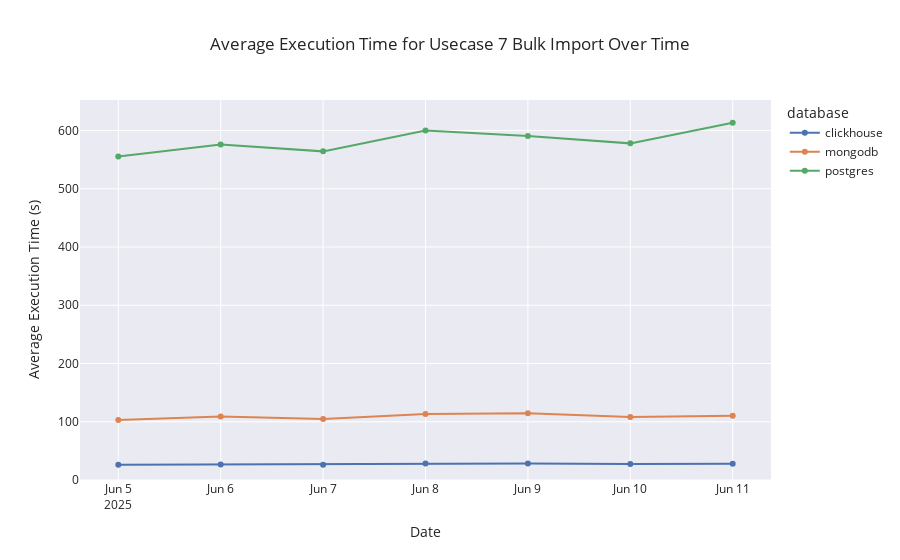

Notebook source saved alongside this figure:
### Markdown cell above
### Plot2: Line‐Plot Over Time: How Execution Time Evolves Usecase 7

### Code cell
# Example: pick a single usecase (e.g. usecase 1). You can loop or facet later.

desc = {
    7 : "Usecase 7 Bulk Import"
}


case_db_run_instances = pf.get_usecase_instances(FILES_PATH_UC7)

# Assume case_db_run_instances is already populated (as in your parsing code).
records = []
for run in case_db_run_instances:
    records.append({
        "database": run.database,
        "timestamp": run.timestamp,                # datetime
        "usecase": run.usecase,                   # integer (e.g. 1, 2, 3…)
        "usecase_full_name": run.usecase_full_name,
        "execution_time_s": run.execution_time,
        "execution_time_ms": run.execution_time_ms,
        "avg_cpu_percent": run.avg_cpu_percent,
        "peak_cpu_percent": run.peak_cpu_percent,
        "avg_mem_mb": run.avg_mem_mb,
        "peak_mem_mb": run.peak_mem_mb
    })

df = pd.DataFrame(records)
# If you want to sort or index by timestamp:
df = df.sort_values("timestamp").reset_index(drop=True)

for uc, ucname in desc.items():
    plot_title = f"Average Execution Time for {ucname} Over Time"
    df_uc = df[df["usecase"] == uc].copy()

    # Group by date (or exact timestamp) & database
    # If you want to aggregate per‐day rather than per‐timestamp, extract date:
    df_uc["date_only"] = df_uc["timestamp"].dt.date

    # Compute mean execution_time per database per day:
    grouped = (
        df_uc
        .groupby(["date_only", "database"])
        .execution_time_s
        .mean()
        .reset_index(name="mean_exec_time_s")
    )

    fig = px.line(
        grouped,
        x="date_only",
        y="mean_exec_time_s",
        color="database",
        markers=True,
        title=plot_title
    )
    fig.update_layout(
        title={
            'text': plot_title,
            'x': 0.5,
            'xanchor': 'center'
        },
        xaxis_title="Date",
        yaxis_title="Average Execution Time (s)"
    )

    fig.update_layout(
    yaxis=dict(rangemode='tozero')
)
    fig.write_image(f"{OUTPUT_PATH}{ucname}.png")
    fig.show()

### Figure 1 — Plotly figure (JSON) as saved in the notebook; plotly's stock layout.template omitted (floating-point values rounded to 4 significant figures)
{"data": [{"hovertemplate": "database=clickhouse<br>date_only=%{x}<br>mean_exec_time_s=%{y}<extra></extra>", "legendgroup": "clickhouse", "line": {"color": "#4c72b0", "dash": "solid"}, "marker": {"symbol": "circle"}, "mode": "lines+markers", "name": "clickhouse", "orientation": "v", "showlegend": true, "x": ["2025-06-05", "2025-06-06", "2025-06-07", "2025-06-08", "2025-06-09", "2025-06-10", "2025-06-11"], "xaxis": "x", "y": [25.97, 26.77, 26.33, 28.38, 28.22, 27.26, 28.0], "yaxis": "y", "type": "scatter"}, {"hovertemplate": "database=mongodb<br>date_only=%{x}<br>mean_exec_time_s=%{y}<extra></extra>", "legendgroup": "mongodb", "line": {"color": "#dd8452", "dash": "solid"}, "marker": {"symbol": "circle"}, "mode": "lines+markers", "name": "mongodb", "orientation": "v", "showlegend": true, "x": ["2025-06-05", "2025-06-06", "2025-06-07", "2025-06-08", "2025-06-09", "2025-06-10", "2025-06-11"], "xaxis": "x", "y": [103.0, 109.1, 104.7, 113.4, 114.5, 108.1, 110.5], "yaxis": "y", "type": "scatter"}, {"hovertemplate": "database=postgres<br>date_only=%{x}<br>mean_exec_time_s=%{y}<extra></extra>", "legendgroup": "postgres", "line": {"color": "#55a868", "dash": "solid"}, "marker": {"symbol": "circle"}, "mode": "lines+markers", "name": "postgres", "orientation": "v", "showlegend": true, "x": ["2025-06-05", "2025-06-06", "2025-06-07", "2025-06-08", "2025-06-09", "2025-06-10", "2025-06-11"], "xaxis": "x", "y": [555.2, 575.8, 564.2, 599.8, 590.6, 577.9, 613.3], "yaxis": "y", "type": "scatter"}], "layout": {"xaxis": {"anchor": "y", "domain": [0.0, 1.0], "title": {"text": "Date"}}, "yaxis": {"anchor": "x", "domain": [0.0, 1.0], "title": {"text": "Average Execution Time (s)"}, "rangemode": "tozero"}, "legend": {"title": {"text": "database"}, "tracegroupgap": 0}, "title": {"text": "Average Execution Time for Usecase 7 Bulk Import Over Time", "x": 0.5, "xanchor": "center"}}}
